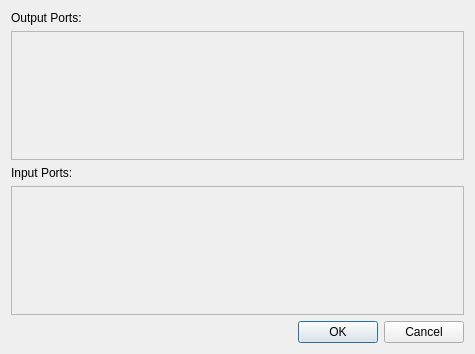
<?xml version="1.0" encoding="UTF-8"?>
<ui version="4.0">
 <class>PortConfigDialog</class>
 <widget class="QDialog" name="PortConfigDialog">
  <property name="geometry">
   <rect>
    <x>0</x>
    <y>0</y>
    <width>475</width>
    <height>354</height>
   </rect>
  </property>
  <property name="windowTitle">
   <string>Dialog</string>
  </property>
  <layout class="QGridLayout" name="gridLayout">
   <item row="0" column="0">
    <widget class="QLabel" name="outputPortsLabel">
     <property name="text">
      <string>Output Ports:</string>
     </property>
    </widget>
   </item>
   <item row="1" column="0">
    <widget class="QScrollArea" name="outputPortsArea">
     <property name="widgetResizable">
      <bool>true</bool>
     </property>
     <widget class="QWidget" name="scrollAreaWidgetContents">
      <property name="geometry">
       <rect>
        <x>0</x>
        <y>0</y>
        <width>455</width>
        <height>130</height>
       </rect>
      </property>
      <layout class="QGridLayout" name="gridLayout_2"/>
     </widget>
    </widget>
   </item>
   <item row="2" column="0">
    <widget class="QLabel" name="inputPortsLabel">
     <property name="text">
      <string>Input Ports:</string>
     </property>
    </widget>
   </item>
   <item row="3" column="0">
    <widget class="QScrollArea" name="inputPortsArea">
     <property name="widgetResizable">
      <bool>true</bool>
     </property>
     <widget class="QWidget" name="scrollAreaWidgetContents_2">
      <property name="geometry">
       <rect>
        <x>0</x>
        <y>0</y>
        <width>455</width>
        <height>129</height>
       </rect>
      </property>
     </widget>
    </widget>
   </item>
   <item row="4" column="0">
    <widget class="QDialogButtonBox" name="buttonBox">
     <property name="orientation">
      <enum>Qt::Horizontal</enum>
     </property>
     <property name="standardButtons">
      <set>QDialogButtonBox::Cancel|QDialogButtonBox::Ok</set>
     </property>
    </widget>
   </item>
  </layout>
 </widget>
 <resources/>
 <connections>
  <connection>
   <sender>buttonBox</sender>
   <signal>accepted()</signal>
   <receiver>PortConfigDialog</receiver>
   <slot>accept()</slot>
   <hints>
    <hint type="sourcelabel">
     <x>248</x>
     <y>254</y>
    </hint>
    <hint type="destinationlabel">
     <x>157</x>
     <y>274</y>
    </hint>
   </hints>
  </connection>
  <connection>
   <sender>buttonBox</sender>
   <signal>rejected()</signal>
   <receiver>PortConfigDialog</receiver>
   <slot>reject()</slot>
   <hints>
    <hint type="sourcelabel">
     <x>316</x>
     <y>260</y>
    </hint>
    <hint type="destinationlabel">
     <x>286</x>
     <y>274</y>
    </hint>
   </hints>
  </connection>
 </connections>
</ui>
